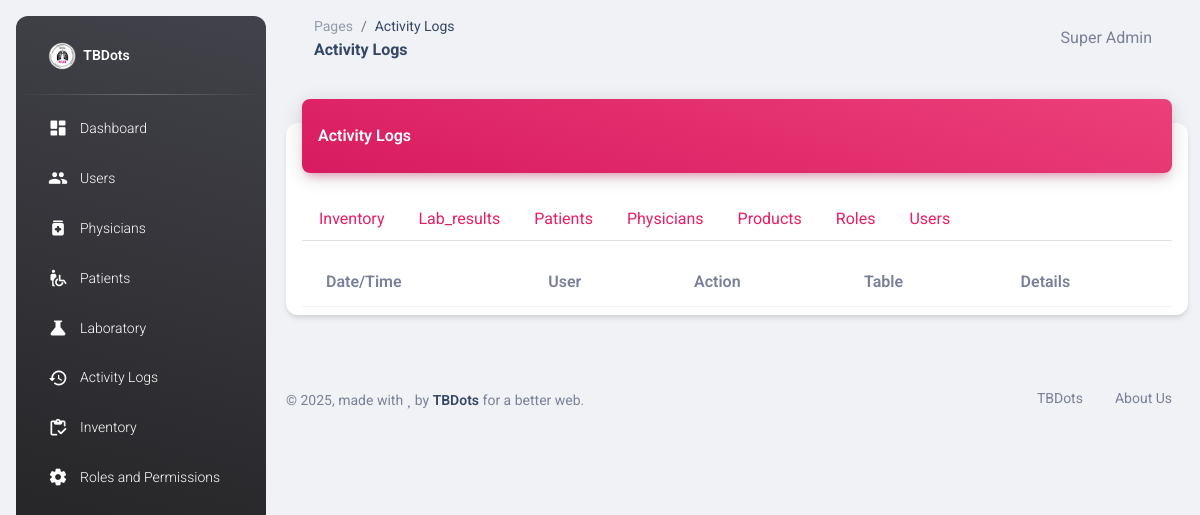
The page /activity_logs.php?table=patient_logbook (signed in) on the database as committed earlier.
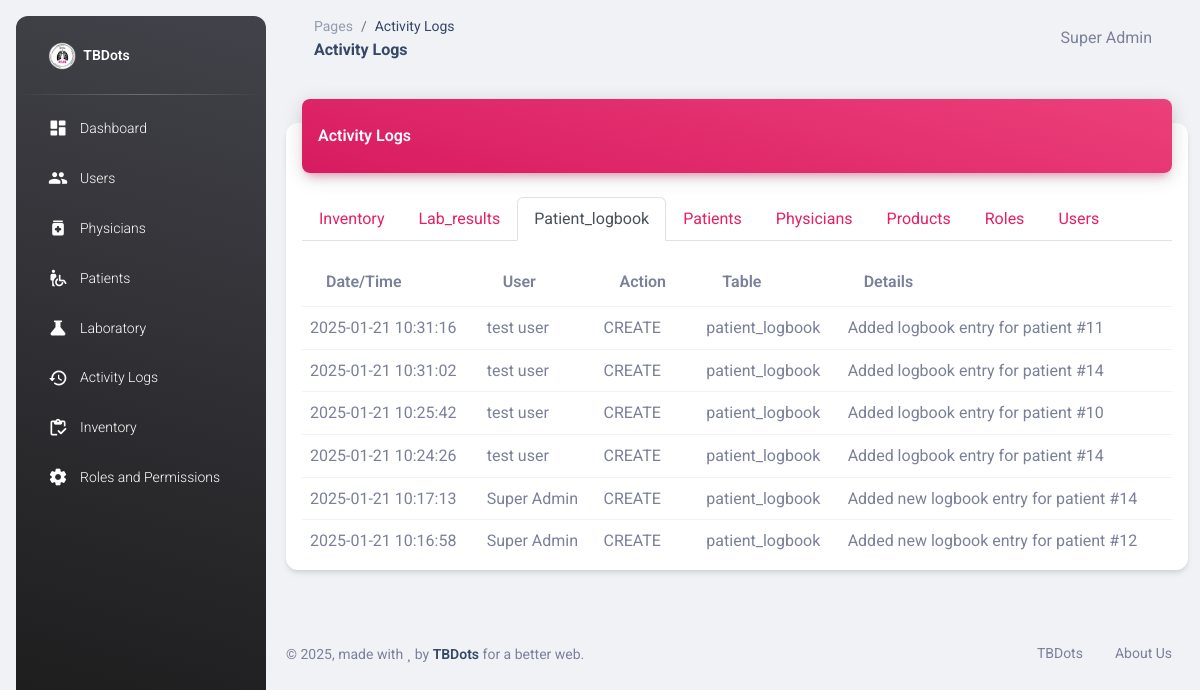
The same page on the database as committed later.
### tables this page shows
CREATE TABLE IF NOT EXISTS `activity_logs` (
  `id` int NOT NULL AUTO_INCREMENT,
  `user_id` int NOT NULL,
  `action` varchar(50) DEFAULT NULL,
  `table_name` varchar(50) NOT NULL,
  `record_id` int NOT NULL,
  `details` text,
  `created_at` timestamp NOT NULL DEFAULT CURRENT_TIMESTAMP,
  PRIMARY KEY (`id`),
  KEY `FK_logs_user` (`user_id`),
  CONSTRAINT `FK_logs_user` FOREIGN KEY (`user_id`) REFERENCES `users` (`id`)
);

CREATE TABLE IF NOT EXISTS `users` (
  `id` int NOT NULL AUTO_INCREMENT,
  `username` varchar(50) NOT NULL,
  `password` text NOT NULL,
  `first_name` text NOT NULL,
  `last_name` text NOT NULL,
  `role` int NOT NULL DEFAULT '0',
  `updated_at` timestamp NOT NULL DEFAULT CURRENT_TIMESTAMP,
  `created_at` timestamp NOT NULL DEFAULT CURRENT_TIMESTAMP ON UPDATE CURRENT_TIMESTAMP,
  `location_id` int DEFAULT NULL,
  PRIMARY KEY (`id`),
  KEY `FK_users_roles` (`role`),
  KEY `location_id` (`location_id`),
  CONSTRAINT `FK_users_roles` FOREIGN KEY (`role`) REFERENCES `roles` (`id`) ON DELETE CASCADE ON UPDATE CASCADE,
  CONSTRAINT `users_ibfk_1` FOREIGN KEY (`location_id`) REFERENCES `locations` (`id`)
);

### activity_logs.php (the view, shortened to what this page needs)
<?php
require_once "connection/db.php";
include_once('head.php');
$action_filter = $_GET['action'] ?? '';
$table_filter = $_GET['table'] ?? 'all';
$date_filter = $_GET['date'] ?? '';
$search = $_GET['search'] ?? '';
$query = "
    SELECT al.*, u.first_name, u.last_name,
    -- For inventory logs
    CASE
        WHEN al.table_name = 'inventory' THEN p.brand_name
        -- For lab results logs
        WHEN al.table_name = 'lab_results' THEN pat.fullname
        -- For products logs
        WHEN al.table_name = 'products' THEN p2.brand_name
        ELSE NULL
    END as related_name
    FROM activity_logs al
    LEFT JOIN users u ON al.user_id = u.id
    -- Join for inventory logs
    LEFT JOIN inventory i ON (al.table_name = 'inventory' AND al.record_id = i.id)
    LEFT JOIN products p ON i.product_id = p.id
    -- Join for lab results logs
    LEFT JOIN lab_results lr ON (al.table_name = 'lab_results' AND al.record_id = lr.id)
    LEFT JOIN patients pat ON lr.patient_id = pat.id
    -- Join for products logs
    LEFT JOIN products p2 ON (al.table_name = 'products' AND al.record_id = p2.id)
    WHERE 1=1
    AND al.action != 'DELETE'
";
if ($table_filter) {
    $query .= " AND al.table_name = '" . $conn->real_escape_string($table_filter) . "'";
}
$query .= " ORDER BY al.created_at DESC";
$result = $conn->query($query);
$tables_query = "SELECT DISTINCT table_name FROM activity_logs ORDER BY table_name";
$tables_result = $conn->query($tables_query);
$available_tables = [];
while ($table = $tables_result->fetch_assoc()) {
    $available_tables[] = $table['table_name'];
}
?>
<body class="g-sidenav-show bg-gray-200">
  <?php include_once('sidebar.php'); ?>
  <main class="main-content position-relative max-height-vh-100 h-100 border-radius-lg">
    <?php include_once('navbar.php'); ?>
    <div class="container-fluid py-4">
      <div class="row">
        <div class="col-12">
          <div class="card my-4">
            <div class="card-header p-0 position-relative mt-n4 mx-3 z-index-2">
              <div class="bg-gradient-primary shadow-primary border-radius-lg pt-4 pb-3">
                <h6 class="text-white text-capitalize ps-3">Activity Logs</h6>
              </div>
            </div>
            <div class="card-body px-3 pb-2">
              <ul class="nav nav-tabs mb-3" id="activityTabs" role="tablist">
                  <?php foreach ($available_tables as $table): ?>
                  <li class="nav-item" role="presentation">
                      <a class="nav-link <?= $table_filter === $table ? 'active' : '' ?>"
                         href="?table=<?= urlencode($table) ?><?= $action_filter ? '&action='.$action_filter : '' ?><?= $date_filter ? '&date='.$date_filter : '' ?><?= $search ? '&search='.$search : '' ?>">
                          <?= ucfirst($table) ?>
                      </a>
                  </li>
                  <?php endforeach; ?>
              </ul>
              <div class="table-responsive">
                <table class="table align-items-center mb-0">
                  <thead>
                    <tr>
                      <th>Date/Time</th>
                      <th>User</th>
                      <th>Action</th>
                      <th>Table</th>
                      <th>Details</th>
                    </tr>
                  </thead>
                  <tbody>
                    <?php while($row = $result->fetch_assoc()): ?>
                      <tr>
                        <td><?= date('Y-m-d H:i:s', strtotime($row['created_at'])) ?></td>
                        <td><?= htmlspecialchars($row['first_name'] . ' ' . $row['last_name']) ?></td>
                        <td><?= $row['action'] ?></td>
                        <td><?= $row['table_name'] ?></td>
                        <td>
                          <?= htmlspecialchars($row['details']) ?>
                        </td>
                      </tr>
                    <?php endwhile; ?>
                  </tbody>
                </table>
              </div>
            </div>
          </div>
        </div>
      </div>
    </div>
    <?php include_once('footer.php'); ?>
  </main>
</body>
</html>

Rows that differ between the two databases and show on the page:
added activity_logs: created_at "2025-01-21 10:31:16", user.last_name "test user", action "CREATE", table_name "patient_logbook", details "Added logbook entry for patient #11"
added activity_logs: created_at "2025-01-21 10:31:02", user.last_name "test user", action "CREATE", table_name "patient_logbook", details "Added logbook entry for patient #14"
added activity_logs: created_at "2025-01-21 10:25:42", user.last_name "test user", action "CREATE", table_name "patient_logbook", details "Added logbook entry for patient #10"
added activity_logs: created_at "2025-01-21 10:24:26", user.last_name "test user", action "CREATE", table_name "patient_logbook", details "Added logbook entry for patient #14"
added activity_logs: created_at "2025-01-21 10:17:13", user.last_name "Super Admin", action "CREATE", table_name "patient_logbook", details "Added new logbook entry for patient #14"
added activity_logs: created_at "2025-01-21 10:16:58", user.last_name "Super Admin", action "CREATE", table_name "patient_logbook", details "Added new logbook entry for patient #12"
Other text that changed with them:
new list line: "Patient_logbook"
